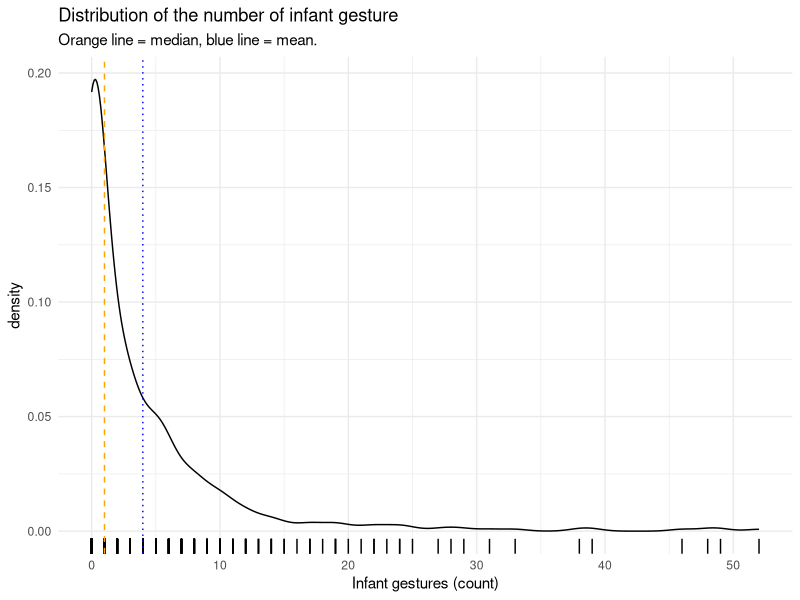
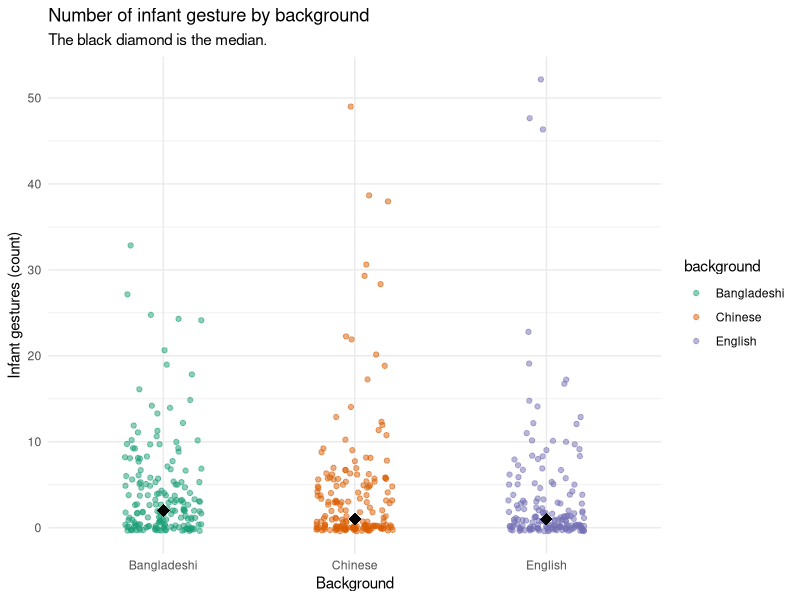
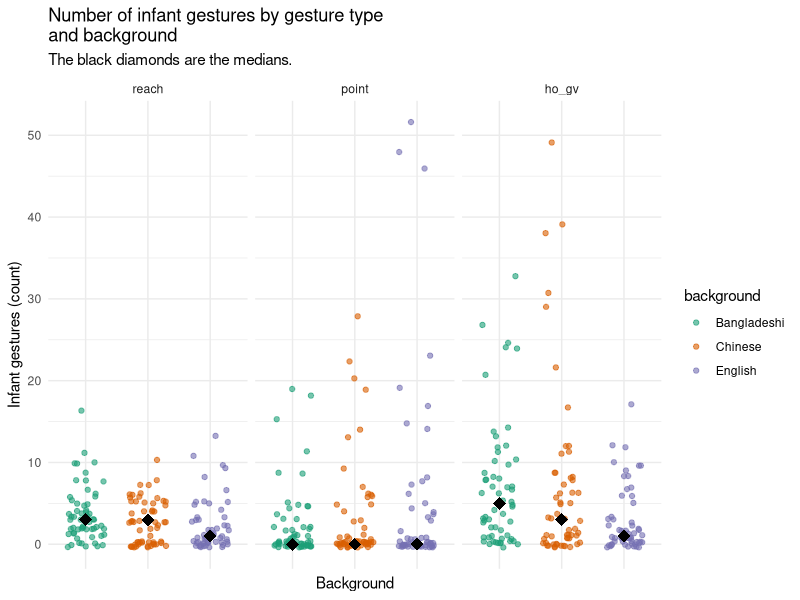
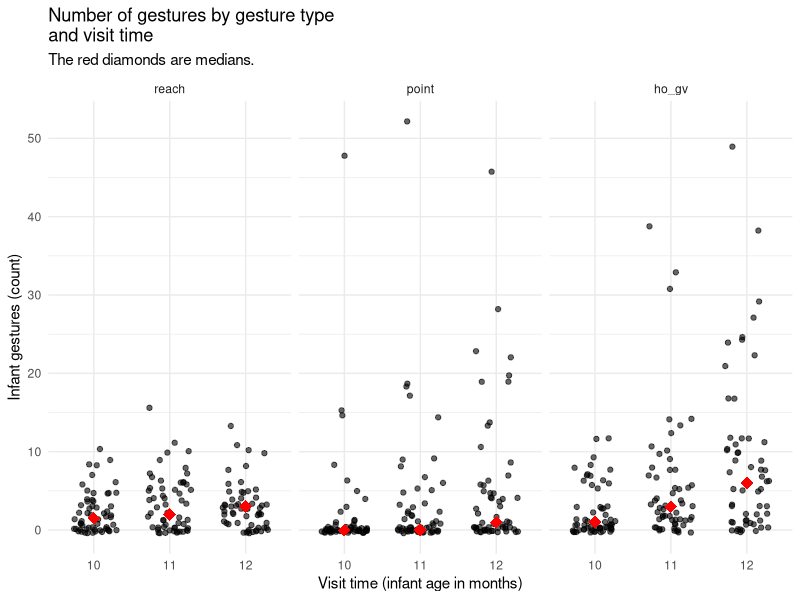
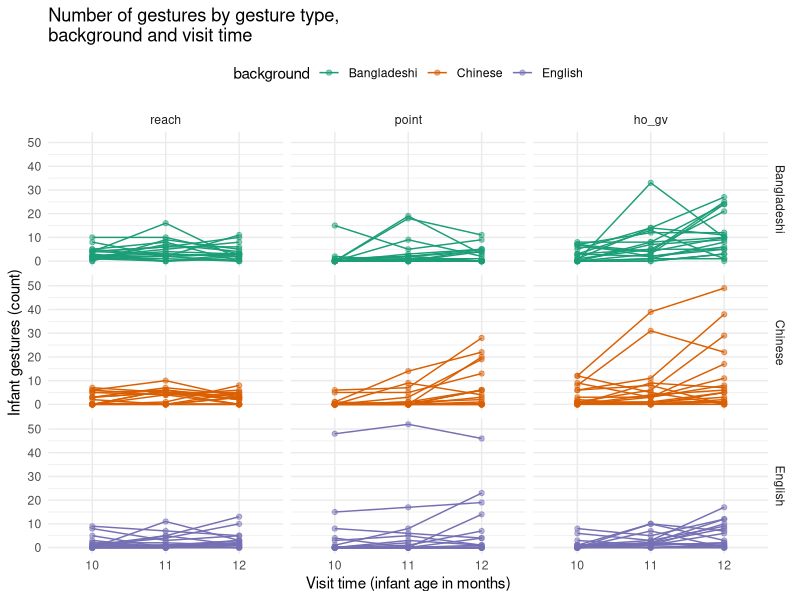
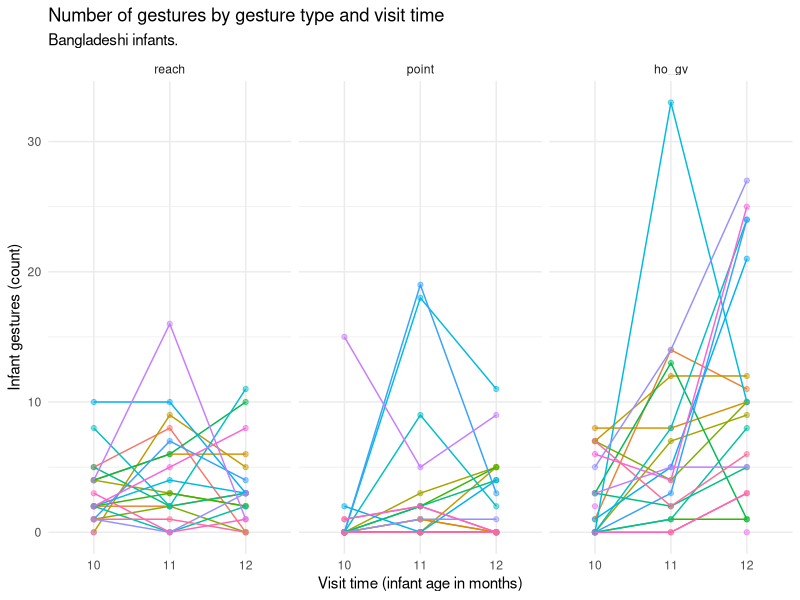
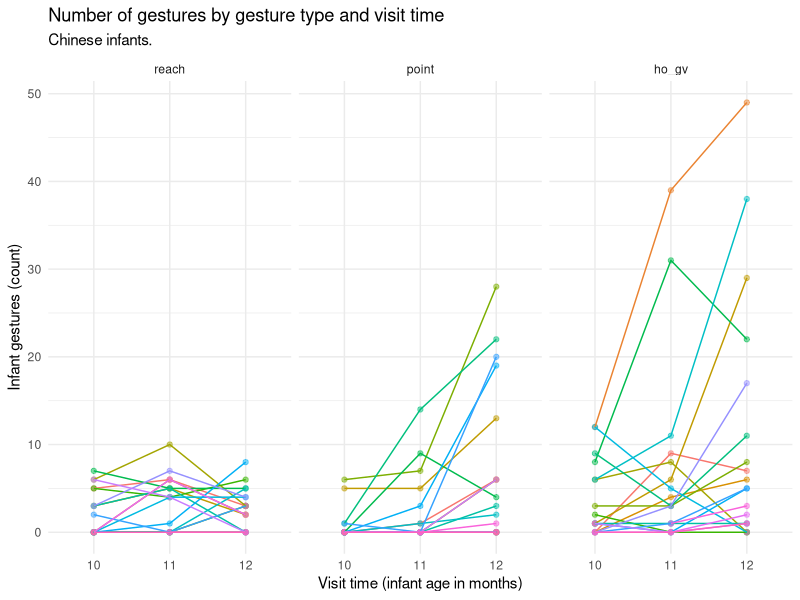
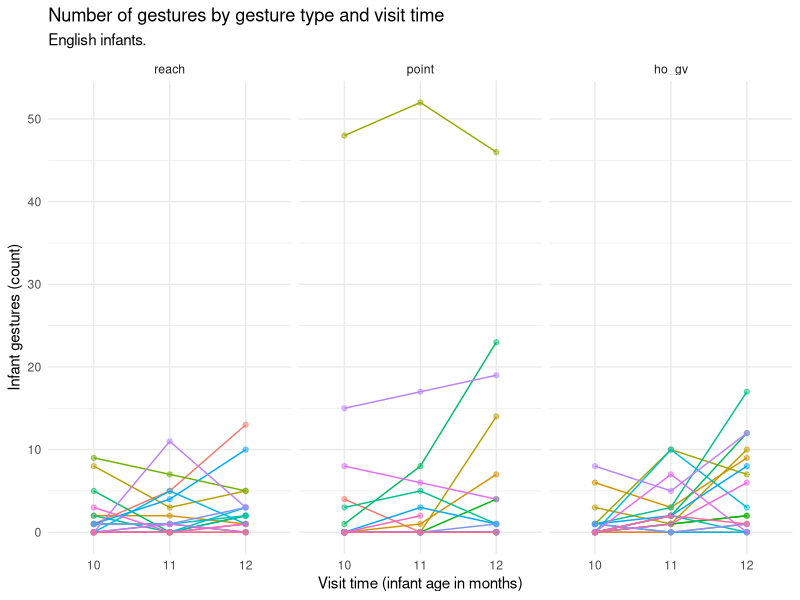

These figures' R source, in order:
## ---- chunk 1
knitr::opts_chunk$set(echo = TRUE)
knitr::opts_chunk$set(echo = FALSE, fig.align = "center")
knitr::opts_knit$set(root.dir = normalizePath("../../"))
library(tidyverse)
theme_set(theme_minimal())
## ---- chunk 2
gestures <- read_csv("./data/gestures.csv")

gestures_tot <- gestures %>%
  group_by(dyad, background, months, gesture) %>%
  summarise(
    count = sum(count),
    ct = sum(ct)
  ) %>%
  ungroup() %>%
  mutate(
    gesture = factor(gesture, levels = c("reach", "point", "ho_gv"))
  ) %>%
  mutate_if(is.character, as.factor)
## ---- chunk 3
gestures_tot
## ---- chunk 4
gestures %>% group_by(background) %>% summarise(n = n_distinct(dyad))
## ---- chunk 5
gestures_tot %>%
  ggplot(aes(count)) +
  geom_density() +
  geom_rug() +
  geom_vline(xintercept = median(gestures_tot$count, na.rm = TRUE), linetype = "dashed", colour = "orange") +
  geom_vline(xintercept = mean(gestures_tot$count, na.rm = TRUE), linetype = "dotted", colour = "blue") +
  labs(
    title = "Distribution of the number of infant gesture",
    subtitle = "Orange line = median, blue line = mean.",
    x = "Infant gestures (count)"
  )
## ---- chunk 6
gestures_tot %>%
  ggplot(aes(as.factor(background), count, colour = background)) +
  geom_jitter(width = 0.2, alpha = 0.5) +
  stat_summary(fun.y = median, geom = "point", shape = 18, size = 4, color = "black") +
  scale_color_brewer(type = "qual", palette = "Dark2") +
  labs(
    title = "Number of infant gesture by background",
    subtitle = "The black diamond is the median.",
    x = "Background",
    y = "Infant gestures (count)"
  )
## ---- chunk 7
gestures_tot %>%
  ggplot(aes(as.factor(background), count, colour = background)) +
  geom_jitter(width = 0.3, alpha = 0.6) +
  stat_summary(fun.y = median, geom = "point", shape = 18, size = 4, color = "black") +
  scale_color_brewer(type = "qual", palette = "Dark2") +
  facet_grid(cols = vars(gesture)) +
  labs(
    title = "Number of infant gestures by gesture type\nand background",
    subtitle = "The black diamonds are the medians.",
    x = "Background",
    y = "Infant gestures (count)"
  ) +
  theme(axis.text.x = element_blank())
## ---- chunk 8
gestures_tot %>%
  ggplot(aes(as.factor(months), count)) +
  geom_jitter(alpha = 0.6, width = 0.3) +
  stat_summary(fun.y = median, geom = "point", shape = 18, size = 4, color = "red") +
  facet_grid(cols = vars(gesture)) +
  labs(
    title = "Number of gestures by gesture type\nand visit time",
    subtitle = "The red diamonds are medians.",
    x = "Visit time (infant age in months)",
    y = "Infant gestures (count)"
  )
## ---- chunk 9
gestures_tot %>%
  ggplot(aes(as.factor(months), count, colour = background)) +
  geom_point(alpha = 0.5) +
  geom_line(aes(group = dyad)) +
  facet_grid(vars(background), vars(gesture)) +
  scale_color_brewer(type = "qual", palette = "Dark2") +
  labs(
    title = "Number of gestures by gesture type,\nbackground and visit time",
    x = "Visit time (infant age in months)",
    y = "Infant gestures (count)"
  ) +
  theme(legend.position = "top")
## ---- chunk 10
gestures_tot %>%
  filter(background == "Bangladeshi") %>%
  ggplot(aes(as.factor(months), count, colour = dyad)) +
  geom_point(alpha = 0.5) +
  geom_line(aes(group = dyad)) +
  facet_grid(cols = vars(gesture)) +
  theme(legend.position = "none") +
  labs(
    title = "Number of gestures by gesture type and visit time",
    subtitle = "Bangladeshi infants.",
    x = "Visit time (infant age in months)",
    y = "Infant gestures (count)"
  )
## ---- chunk 11
gestures_tot %>%
  filter(background == "Chinese") %>%
  ggplot(aes(as.factor(months), count, colour = dyad)) +
  geom_point(alpha = 0.5) +
  geom_line(aes(group = dyad)) +
  facet_grid(cols = vars(gesture)) +
  theme(legend.position = "none") +
  labs(
    title = "Number of gestures by gesture type and visit time",
    subtitle = "Chinese infants.",
    x = "Visit time (infant age in months)",
    y = "Infant gestures (count)"
  )
## ---- chunk 12
gestures_tot %>%
  filter(background == "English") %>%
  ggplot(aes(as.factor(months), count, colour = dyad)) +
  geom_point(alpha = 0.5) +
  geom_line(aes(group = dyad)) +
  facet_grid(cols = vars(gesture)) +
  theme(legend.position = "none") +
  labs(
    title = "Number of gestures by gesture type and visit time",
    subtitle = "English infants.",
    x = "Visit time (infant age in months)",
    y = "Infant gestures (count)"
  )
